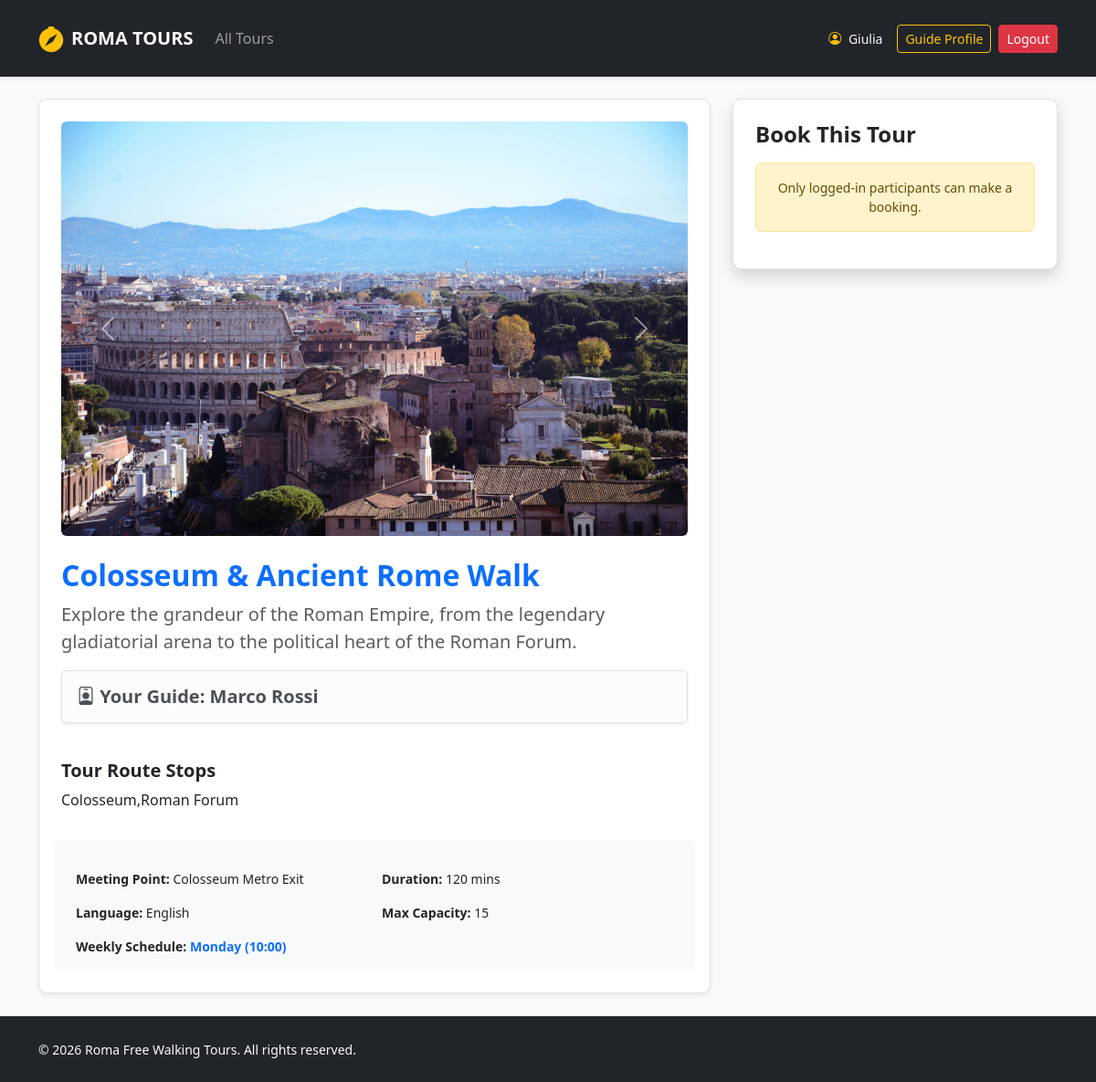
Screenshot of /tour/detail/1 (signed in) with the database file from the repository.
### tables this page shows
CREATE TABLE users (
            id INTEGER PRIMARY KEY AUTOINCREMENT,
            name TEXT NOT NULL,
            surname TEXT NOT NULL,
            email TEXT UNIQUE NOT NULL,
            password TEXT NOT NULL,
            role TEXT CHECK(role IN ('guide', 'participant', 'administrator')) NOT NULL,
            languages TEXT
        );

CREATE TABLE tours (
            id INTEGER PRIMARY KEY AUTOINCREMENT,
            guide_id INTEGER NOT NULL,
            title TEXT NOT NULL,
            meeting_point TEXT NOT NULL,
            duration INTEGER NOT NULL,
            language TEXT NOT NULL,
            max_participants INTEGER NOT NULL,
            description TEXT NOT NULL,
            stops TEXT NOT NULL,
            photos TEXT NOT NULL,
            FOREIGN KEY (guide_id) REFERENCES users(id) ON DELETE CASCADE
        );

### routes/participant_routes.py (the view)
@participant_bp.route("/tour/detail/<int:tour_id>")
def tour_detail(tour_id):
    tour = tours_dao.get_tour_by_id(tour_id)
    if not tour:
        flash("Tour not found.", "danger")
        return redirect(url_for("home"))
    photos_list = tour['photos'].split(',') if tour['photos'] else []
    return render_template("tour_detail.html", tour=tour, photos=photos_list)

### app.py (called while the page is built)
@login_manager.user_loader
def load_user(user_id):
    db_user = get_user_by_id(user_id)
    if db_user:
        return User(
            id=db_user["id"], name=db_user["name"], surname=db_user["surname"],
            email=db_user["email"], role=db_user["role"], languages=db_user["languages"]
        )
    return None

### dao/tours_dao.py (called while the page is built)
def get_tour_by_id(p_tour_id):
    query = """
        SELECT t.*, u.name as guide_name, u.surname as guide_surname,
               GROUP_CONCAT(ts.day_of_week || ' (' || ts.start_time || ')', ', ') as schedule
        FROM tours t
        LEFT JOIN tour_schedule ts ON t.id = ts.tour_id
        JOIN users u ON t.guide_id = u.id
        WHERE t.id = ?
        GROUP BY t.id
    """
    conn = sqlite3.connect(DB_FILE_PATH)
    conn.row_factory = sqlite3.Row
    cursor = conn.cursor()
    cursor.execute(query, (p_tour_id,))
    tour = cursor.fetchone()
    conn.close()
    return tour

### dao/users_dao.py (called while the page is built)
def get_user_by_id(p_id):
    query = "SELECT * FROM users WHERE id = ?"
    conn = sqlite3.connect("roma_tours.db")
    conn.row_factory = sqlite3.Row
    cursor = conn.cursor()
    cursor.execute(query, (p_id,))
    db_user = cursor.fetchone()
    cursor.close()
    conn.close()
    return db_user

### templates/tour_detail.html (shortened to what this page needs)
{% extends 'base.html' %}
{% block content %}
<div class="col-md-8">
  <div class="card shadow-sm border p-4 mb-4">
    <div id="tourCarousel" class="carousel slide mb-4" data-bs-ride="carousel">
      <div class="carousel-inner">
        {% for photo in photos %}
        <div class="carousel-item {{ 'active' if loop.first }}">
          <img src="{{ url_for('static', filename='images/' + photo.strip()) }}"
               class="d-block w-100 rounded"
               alt="Tour Photo">
        </div>
        {% endfor %}
      </div>
      <button class="carousel-control-prev" type="button" data-bs-target="#tourCarousel" data-bs-slide="prev">
        <span class="carousel-control-prev-icon"></span>
      </button>
      <button class="carousel-control-next" type="button" data-bs-target="#tourCarousel" data-bs-slide="next">
        <span class="carousel-control-next-icon"></span>
      </button>
    </div>
    <h2 class="text-primary fw-bold">{{ tour.title }}</h2>
    <p class="lead text-muted">{{ tour.description }}</p>
    <div class="alert alert-light border shadow-sm">
        <h5 class="fw-bold mb-0">
            <i class="bi bi-person-badge"></i> Your Guide: {{ tour.guide_name }} {{ tour.guide_surname }}
        </h5>
    </div>
    <h5 class="mt-4 fw-bold">Tour Route Stops</h5>
    <p>{{ tour.stops }}</p>
    <div class="row g-3 mt-3 bg-light p-3 rounded small">
      <div class="col-6"><strong>Meeting Point:</strong> {{ tour.meeting_point }}</div>
      <div class="col-6"><strong>Duration:</strong> {{ tour.duration }} mins</div>
      <div class="col-6"><strong>Language:</strong> {{ tour.language }}</div>
      <div class="col-6"><strong>Max Capacity:</strong> {{ tour.max_participants }}</div>
      <div class="col-12">
          <strong>Weekly Schedule:</strong>
          <span class="text-primary fw-bold">{{ tour.schedule if tour.schedule else 'No schedule set' }}</span>
      </div>
    </div>
  </div>
</div>
<div class="col-md-4">
  <div class="card shadow border p-4">
    <h4 class="fw-bold mb-3">Book This Tour</h4>
    {% if current_user.is_authenticated and current_user.role == 'participant' %}
    <form action="{{ url_for('participant.book_tour', tour_id=tour.id) }}" method="POST">
      <div class="mb-3">
        <label for="txt_date" class="form-label small fw-bold">Choose Date</label>
        <input type="date" class="form-control" name="txt_date" id="txt_date" required>
        <script>
        // Users cannot choose past date
        document.getElementById('txt_date').min = new Date().toISOString().split('T')[0];
        </script>
        </div>
      <div class="mb-3">
        <label for="txt_count" class="form-label small fw-bold">Additional Guests</label>
        <select class="form-select" name="txt_count" id="txt_count" onchange="generateInputs()">
          <option value="0">Just Me (0 extra)</option>
          <option value="1">+1 Guest</option>
          <option value="2">+2 Guests</option>
          <option value="3">+3 Guests</option>
        </select>
      </div>
      <div id="nameInputs" class="mb-3"></div>
      <button type="submit" class="btn btn-success w-100 py-2 fw-bold shadow-sm">Confirm Booking</button>
    </form>
    {% elif current_user.is_authenticated %}
      <div class="alert alert-warning small text-center">Only logged-in participants can make a booking.</div>
    {% else %}
      <div class="alert alert-info small text-center mb-3">You must be logged in as a participant to book this tour.</div>
      <a href="{{ url_for('auth.login') }}" class="btn btn-primary w-100 btn-sm">Login Now</a>
    {% endif %}
  </div>
</div>
{% endblock %}

### templates/base.html (shortened to what this page needs)
<!DOCTYPE html>
<html lang="en">
<head>
  <link href="https://cdn.jsdelivr.net/npm/bootstrap@5.3.2/dist/css/bootstrap.min.css" rel="stylesheet">
  <link rel="stylesheet" href="https://cdn.jsdelivr.net/npm/bootstrap-icons@1.11.3/font/bootstrap-icons.min.css">
  <link rel="stylesheet" href="{{ url_for('static', filename='css/styles.css') }}">
</head>
<body class="d-flex flex-column min-vh-100">
  <header>
    <nav class="navbar navbar-expand-lg navbar-dark bg-dark shadow-sm py-3 mb-4">
      <div class="container">
        <a class="navbar-brand d-flex align-items-center fw-bold text-uppercase tracking-wider" href="{{ url_for('roma_tours') }}">
          <i class="bi bi-compass-fill me-2 text-warning fs-3"></i> Roma Tours
        </a>
        <div class="collapse navbar-collapse" id="mainNav">
          <ul class="navbar-nav me-auto mb-2 mb-lg-0">
            <li class="nav-item">
              <a class="nav-link {% if request.endpoint == 'home' %}active{% endif %}" href="{{ url_for('home') }}">All Tours</a>
            </li>
          </ul>
          <div class="d-flex align-items-center gap-2">
            {% if current_user.is_authenticated %}
              <span class="text-light me-2 small">
                <i class="bi bi-person-circle me-1 text-warning"></i> {{ current_user.name }}
              </span>
              {% if current_user.role == 'administrator' %}
                <a href="{{ url_for('auth.profile_admin') }}" class="btn btn-outline-warning btn-sm">Admin Dashboard</a>
              {% elif current_user.role == 'guide' %}
                <a href="{{ url_for('auth.profile_guide') }}" class="btn btn-outline-warning btn-sm">Guide Profile</a>
              {% else %}
                <a href="{{ url_for('auth.profile_participant') }}" class="btn btn-outline-warning btn-sm">My Bookings</a>
              {% endif %}
              <a href="{{ url_for('auth.logout') }}" class="btn btn-danger btn-sm">Logout</a>
            {% endif %}
          </div>
        </div>
      </div>
    </nav>
  </header>
  <main class="container flex-grow-1">
    <div class="row g-4">
      {% block content %}{% endblock %}
    </div>
  </main>
  <footer class="mt-auto border-top bg-dark text-light">
    <div class="container py-4">
      <div class="row align-items-center">
        <div class="col-12 col-md-6 text-center text-md-start">
          <span class="small">© 2026 Roma Free Walking Tours. All rights reserved.</span>
        </div>
      </div>
    </div>
  </footer>
</body>
</html>

### static/css/styles.css (style rules this page uses)
body { background-color: #f8f9fa; font-family: 'Segoe UI', Tahoma, Geneva, Verdana, sans-serif; font-size: 1rem; }
.card { border: none; border-radius: 0.6rem; transition: transform 0.2s ease, box-shadow 0.2s ease; }

### rows the page displays
users: name "Giulia"
tours: title "Colosseum & Ancient Rome Walk", description "Explore the grandeur of the Roman Empire, from the legendary gladiatorial arena to the political heart of the Roman Forum.", stops "Colosseum,Roman Forum", meeting_point "Colosseum Metro Exit", duration "120", language "English", max_participants "15"
users: guide_name "Marco", guide_surname "Rossi"

### other values shown
{{ tour.schedule if tour.schedule else 'No schedule set' }} "Monday (10:00)"
